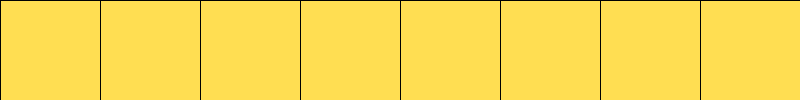
Frame 1 (no input)
Frame 60 (the mouse pressed at the canvas centre just before this capture): identical to frame 1, image omitted
Frame 120 (the mouse held since frame 60 and released just before this capture): identical to frame 1, image omitted

The Processing sketch that drew this single still picture (run headless with seeded random() and noise(); from frame 60 on, the mouse is pressed at the canvas centre):

// Processing sketch: week03_2
// ── week03_2.pde
//week03-2 好玩的程式設計 Processing 結合 for() + if()
//Crtl-N 開新的程式視窗
void setup() {
  size(800, 100);
}
void draw() {
  background(#FFDE52);// 用Tool-色彩選擇器 挑色彩
  for (int x = 0; x < 800; x += 100) {//x:0 100 200...
    if (x < mouseX && mouseX < x +100) fill(0, 255, 0);
    else fill(#FFDE52);// 依照 mouseX 的位置, 決定色彩
    rect( x, 0, 100, 100);
  }
}
